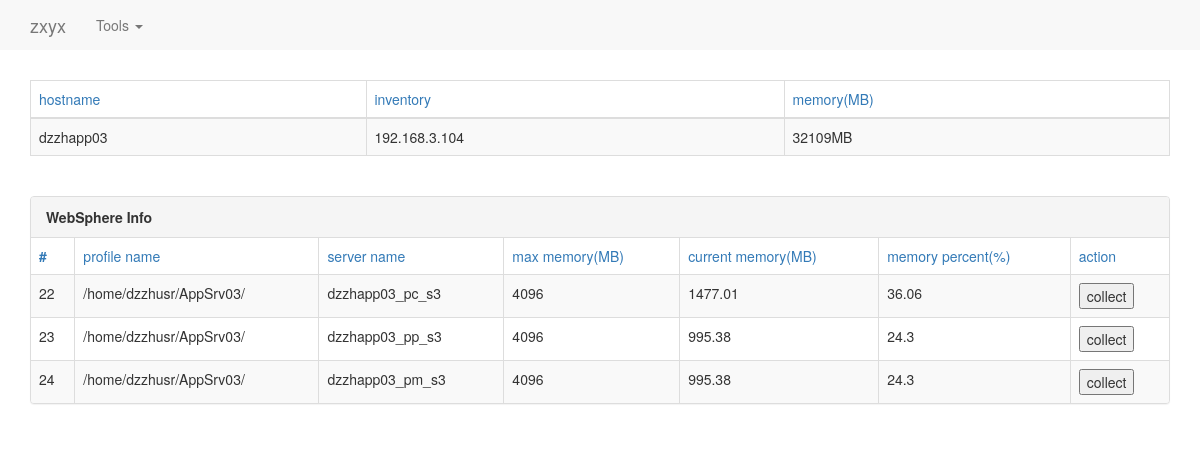
Before: /detail/192.168.3.104 with the older database file.
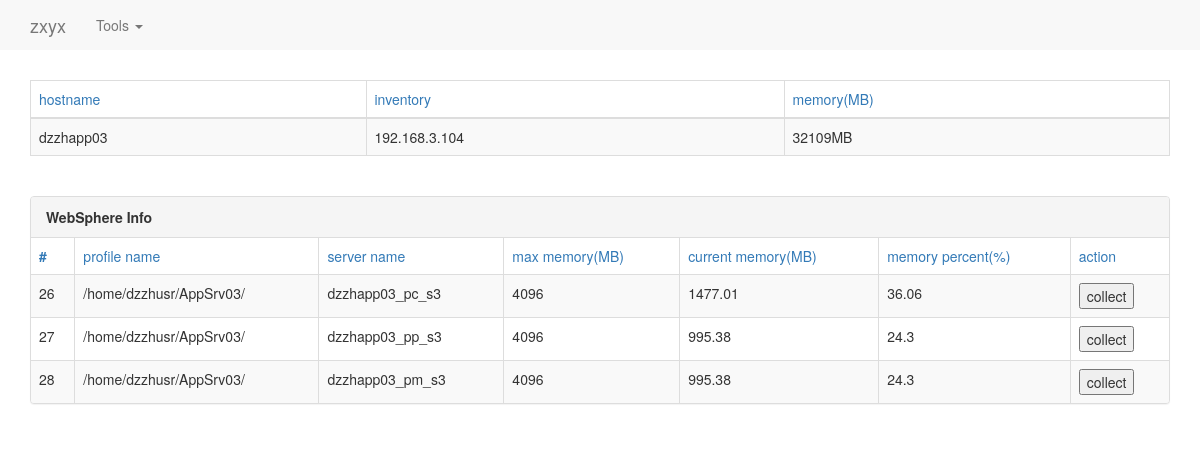
After: the same page with the newer database file.
### modules.py (models this page shows, shortened)
class System(db.Model):
    __tablename__ = 'system'
    inventory = db.Column(db.String(20), primary_key=True)
    hostname = db.Column(db.String(20), nullable=None)
    os_info = db.Column(db.String(20))
    platform = db.Column(db.String(20), nullable=True)
    cpu_num = db.Column(db.Integer)
    memory = db.Column(db.Integer)

class WebSphere(db.Model):
    __tablename__ = 'websphere'
    was_info_id = db.Column(db.Integer, primary_key=True, autoincrement=True)
    max_mem = db.Column(db.Integer)
    curr_mem = db.Column(db.Float)
    prf_name = db.Column(db.String(100))
    srv_name = db.Column(db.String(20))
    sys_inventory = db.Column(db.String(50), ForeignKey('system.inventory'))

### main.py (the view)
@app.route('/detail/<inventory>')
def detail(inventory=None):
    try:
        system_detail = System.query.filter_by(inventory=inventory).first_or_404()
        was_detail = WebSphere.query.filter_by(sys_inventory=inventory).all()
        db2_detail = DB2.query.filter_by(sys_inventory=inventory).all()
        my_log("remove current websphere info")
        new_was_detail = WebSphere.query.filter_by(sys_inventory=inventory).all()
        new_db2_detail = DB2.query.filter_by(sys_inventory=inventory).all()
        print(new_db2_detail)
        return render_template("details.html", title="具体信息", system_detail_in=system_detail,
                               was_detail_in=new_was_detail,
                               db2_detail_in=new_db2_detail)
    except Exception as e:
        my_log(e)
        db.session.rollback()
        return render_template("500.html")

### utils.py (called while the page is built)
def my_log(my_log_messages):
    if DEBUG:
        print(my_log_messages)

### templates/details.html (shortened to what this page needs)
{% extends "layout.html" %}
{% block body %}
<div class="container theme-showcase">
    <table class="table table-striped table-bordered">
        <thead class="text-primary">
        <tr>
            <td>hostname</td>
            <td>inventory</td>
            <td>memory(MB)</td>
        </tr>
        </thead>
        <tbody>
        <tr>
            <td>{{ system_detail_in.hostname }}</td>
            <td>{{ system_detail_in.inventory }}</td>
            <td>{{ system_detail_in.memory }}MB</td>
        </tr>
        </tbody>
    </table>
    <br/>
    {% if was_detail_in %}
    <div class="panel panel-default">
        <div class="panel-heading"><b>WebSphere Info</b></div>
        <table class="table table-striped table-bordered">
            <thead class="text-primary">
            <tr>
                <td><b>#</b></td>
                <td>profile name</td>
                <td>server name</td>
                <td>max memory(MB)</td>
                <td>current memory(MB)</td>
                <td>memory percent(%)</td>
                <td>action</td>
            </tr>
            </thead>
            <tbody>
            {% for one_was in was_detail_in %}
            {% set curr_mem = (system_detail_in.memory * one_was.curr_mem / 100) | round(2,'common') %}
            {% set mem_per = (curr_mem / one_was.max_mem * 100) | round(2,'common') %}
            {% if mem_per > 90 %}
            <tr class="text-danger">
                {% else %}
            <tr>
                {% endif %}
                <td>{{ one_was.was_info_id }}</td>
                <td>{{ one_was.prf_name }}</td>
                <td>{{ one_was.srv_name }}</td>
                <td>{{ one_was.max_mem }}</td>
                <td>{{ curr_mem }}</td>
                <td>{{ mem_per }}</td>
                <td>
                    <button type="button" class="was_collect" data-loading-text="Processing..."
                            class="btn btn-primary" autocomplete="off" was_inven="{{ system_detail_in.inventory }}"
                            prf_name="{{ one_was.prf_name }}" srv_name="{{ one_was.srv_name }}">collect
                    </button>
                </td>
            </tr>
            {% endfor %}
            </tbody>
        </table>
    </div>
    {% endif %}
</div>
{% endblock %}

### templates/layout.html (shortened to what this page needs)
<!DOCTYPE html>
<html>
<head>
    <link rel="stylesheet" href="{{ url_for('static', filename='css/bootstrap.min.css') }}">
    <link rel="stylesheet" href="{{ url_for('static', filename='css/main.css') }}">
</head>
<div class="collapse navbar-collapse navbar-default">
    <ul class="nav navbar-nav">
        <li><a class="navbar-brand" href="{{ url_for('get_all_system') }}">zxyx</a></li>
        <li class="dropdown">
            <a href="#" class="dropdown-toggle" data-toggle="dropdown" role="button" aria-haspopup="true"
               aria-expanded="false">Tools <span class="caret"></span></a>
        </li>
    </ul>
</div>
{% block body %}
{% endblock %}

### static/css/main.css (style rules this page uses)
.container { margin-top: 30px }

Changed rows visible on the page:
removed WebSphere: was_info_id "22", prf_name "/home/dzzhusr/AppSrv03/", srv_name "dzzhapp03_pc_s3", max_mem "4096", curr_mem "1477.01", mem_per "36.06"
removed WebSphere: was_info_id "23", prf_name "/home/dzzhusr/AppSrv03/", srv_name "dzzhapp03_pp_s3", max_mem "4096", curr_mem "995.38", mem_per "24.3"
removed WebSphere: was_info_id "24", prf_name "/home/dzzhusr/AppSrv03/", srv_name "dzzhapp03_pm_s3", max_mem "4096", curr_mem "995.38", mem_per "24.3"
added WebSphere: was_info_id "26", prf_name "/home/dzzhusr/AppSrv03/", srv_name "dzzhapp03_pc_s3", max_mem "4096", curr_mem "1477.01", mem_per "36.06"
added WebSphere: was_info_id "27", prf_name "/home/dzzhusr/AppSrv03/", srv_name "dzzhapp03_pp_s3", max_mem "4096", curr_mem "995.38", mem_per "24.3"
added WebSphere: was_info_id "28", prf_name "/home/dzzhusr/AppSrv03/", srv_name "dzzhapp03_pm_s3", max_mem "4096", curr_mem "995.38", mem_per "24.3"
